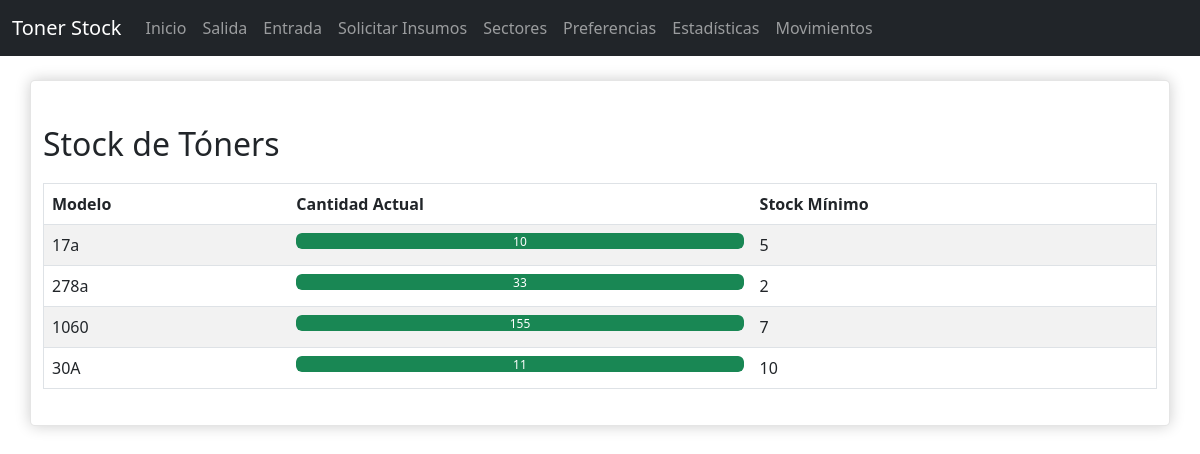
The page / on the database its author committed.
### src/models.py (models this page shows)
class Toner(db.Model):
    id = db.Column(db.Integer, primary_key=True)
    modelo = db.Column(db.String(64), unique=True, nullable=False)
    cantidad_actual = db.Column(db.Integer, nullable=False)

class Preferences(db.Model):
    id = db.Column(db.Integer, primary_key=True)
    min_stock = db.Column(db.Integer, nullable=False)
    proveedor_email = db.Column(db.String(120), nullable=False)
    toner_id = db.Column(db.Integer, db.ForeignKey('toner.id'), nullable=False)
    toner = db.relationship('Toner', backref=db.backref('preferences', uselist=False))

### src/app.py (the view)
@app.route('/')
def index():
    return render_template('index.html', toners = all_toners(), sectors = all_sectors())

### src/controlers/sectorcontroler.py (called while the page is built)
def all_sectors():
    return Sector.query.all()

### src/controlers/tonercontroler.py (called while the page is built)
def all_toners():
    return Toner.query.all()

### src/templates/index.html (shortened to what this page needs)
{% extends "base.html" %}
{% block content %}
<div class="container">
    {% include "stock.html" %}
</div>
{% endblock %}

### src/templates/stock.html
<div>
    <h2 class="mt-4">Stock de Tóners</h2>
        <table class="table table-striped">
            <thead>
                <tr>
                    <th>Modelo</th>
                    <th>Cantidad Actual</th>
                    <th>Stock Mínimo</th>
                </tr>
            </thead>
            <tbody>
                {% for toner in toners %}
                {% set width = (toner.cantidad_actual / toner.preferences.min_stock) * 100 %}
                <tr>
                    <td>{{ toner.modelo }}</td>
                    <td>
                        <div class="progress">
                            <div class="progress-bar {% if toner.cantidad_actual < toner.preferences.min_stock %}bg-danger{% else %}bg-success{% endif %}"
                                role="progressbar"
                                style="width: {{ width }}%"
                                aria-valuenow="{{ toner.cantidad_actual }}"
                                aria-valuemin="0"
                                aria-valuemax="{{ toner.preferences.min_stock }}">
                                {{ toner.cantidad_actual }}
                            </div>
                        </div>
                    </td>
                    <td>{{ toner.preferences.min_stock }}</td>
                </tr>
                {% endfor %}
            </tbody>
        </table>
</div>

### src/static/style.css (style rules this page uses)
body { background-color: #f8f9fa; font-family: Arial, sans-serif; color: #343a40; }
.container { margin-top: 20px; padding: 20px; background-color: #ffffff; border-radius: 5px; box-shadow: 0 0 15px rgba(0, 0, 0, 0.2); border: 1px solid rgba(0, 0, 0, 0.1); }
h2 { color: #343a40; margin-bottom: 20px; }
table { width: 100%; margin-top: 20px; border-collapse: collapse; }
table, th, td { border: 1px solid #dee2e6; }
th, td { padding: 12px; text-align: left; }
th { background-color: #343a40; color: white; }
.progress { height: 25px; background-color: #e9ecef; border-radius: 5px; }
.progress-bar { height: 100%; border-radius: 5px; color: white; line-height: 25px; }
.progress-bar.bg-success { background-color: #28a745; }

### rows shown on the page
Toner: modelo "17a", cantidad_actual "10", preferences.min_stock "5"
Toner: modelo "278a", cantidad_actual "33", preferences.min_stock "2"
Toner: modelo "1060", cantidad_actual "155", preferences.min_stock "7"
Toner: modelo "30A", cantidad_actual "11", preferences.min_stock "10"
